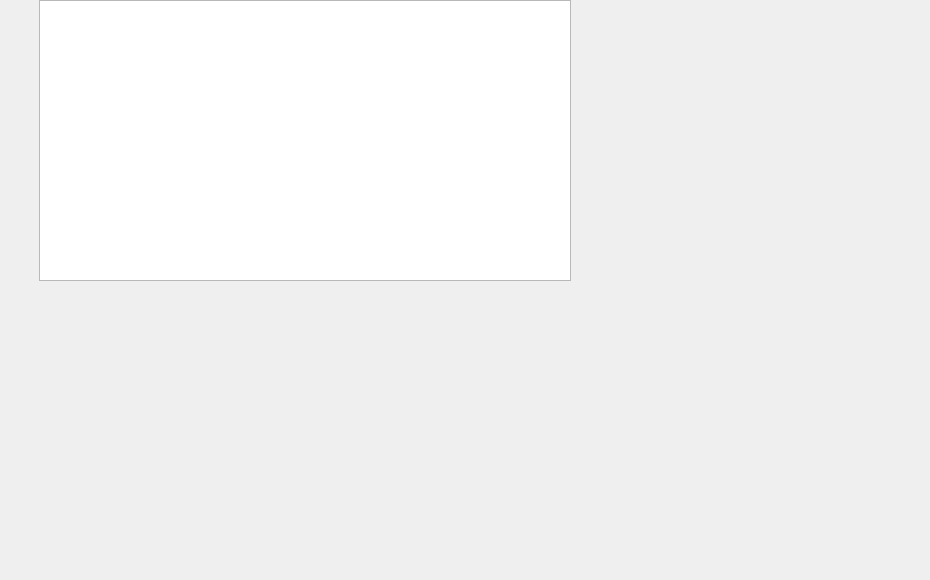
<?xml version="1.0" encoding="UTF-8"?>
<ui version="4.0">
 <class>DialogTable</class>
 <widget class="QDialog" name="DialogTable">
  <property name="geometry">
   <rect>
    <x>0</x>
    <y>0</y>
    <width>930</width>
    <height>580</height>
   </rect>
  </property>
  <property name="sizePolicy">
   <sizepolicy hsizetype="Fixed" vsizetype="Fixed">
    <horstretch>0</horstretch>
    <verstretch>0</verstretch>
   </sizepolicy>
  </property>
  <property name="windowTitle">
   <string>Dialog</string>
  </property>
  <widget class="QTableWidget" name="qTableWidget">
   <property name="geometry">
    <rect>
     <x>39</x>
     <y>0</y>
     <width>532</width>
     <height>281</height>
    </rect>
   </property>
   <property name="sizePolicy">
    <sizepolicy hsizetype="Expanding" vsizetype="Expanding">
     <horstretch>1</horstretch>
     <verstretch>0</verstretch>
    </sizepolicy>
   </property>
   <property name="maximumSize">
    <size>
     <width>532</width>
     <height>281</height>
    </size>
   </property>
  </widget>
 </widget>
 <resources/>
 <connections/>
</ui>
